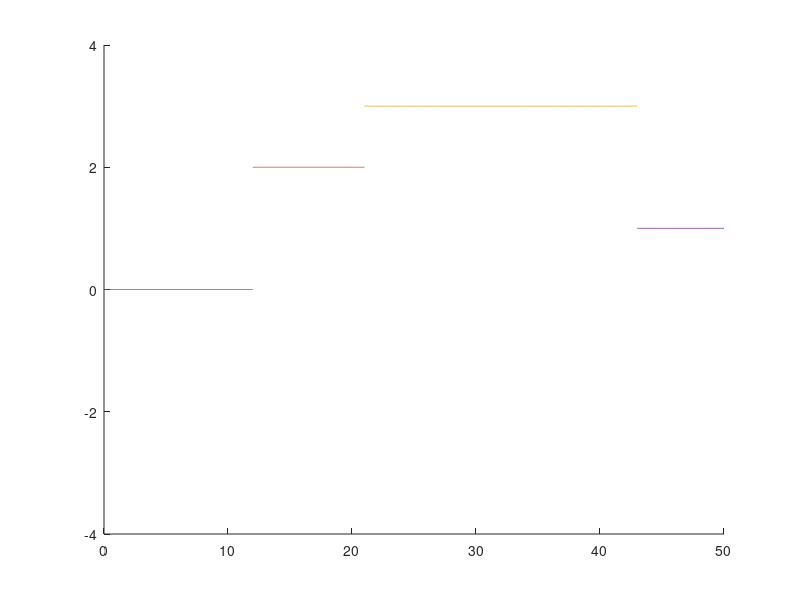

The MATLAB script that drew this image:
x1=0:0.01:12;
x2=12:0.01:21;
x3=21:0.01:43;
x4=43:0.01:50;

y1=0+(x1*0);
y2=2+(x2*0);
y3=3+(x3*0);
y4=1+(x4*0);

hold on
ylim([-4, 4])
plot(x1,y1)
plot(x2,y2)
plot(x3,y3)
plot(x4,y4)